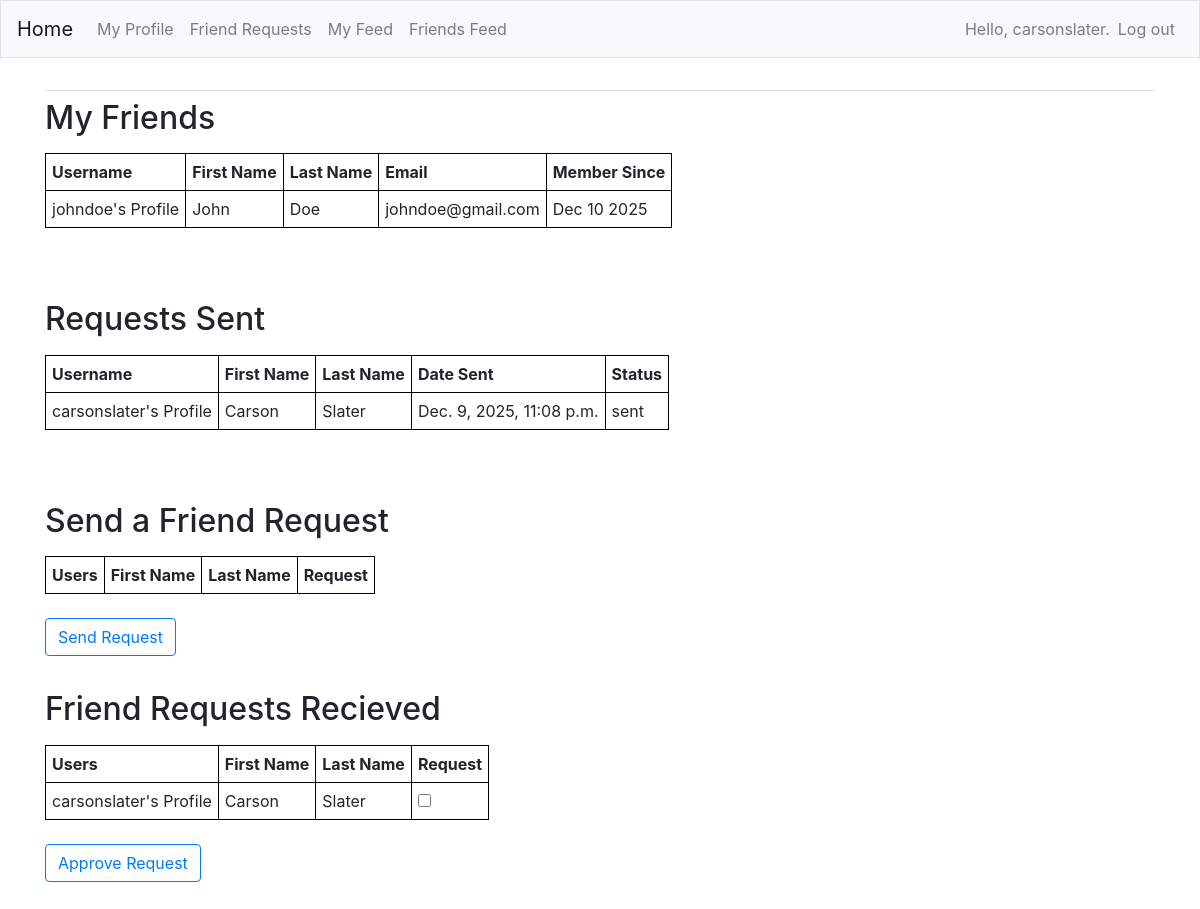
Before: /friends/ (signed in) with the older database file.
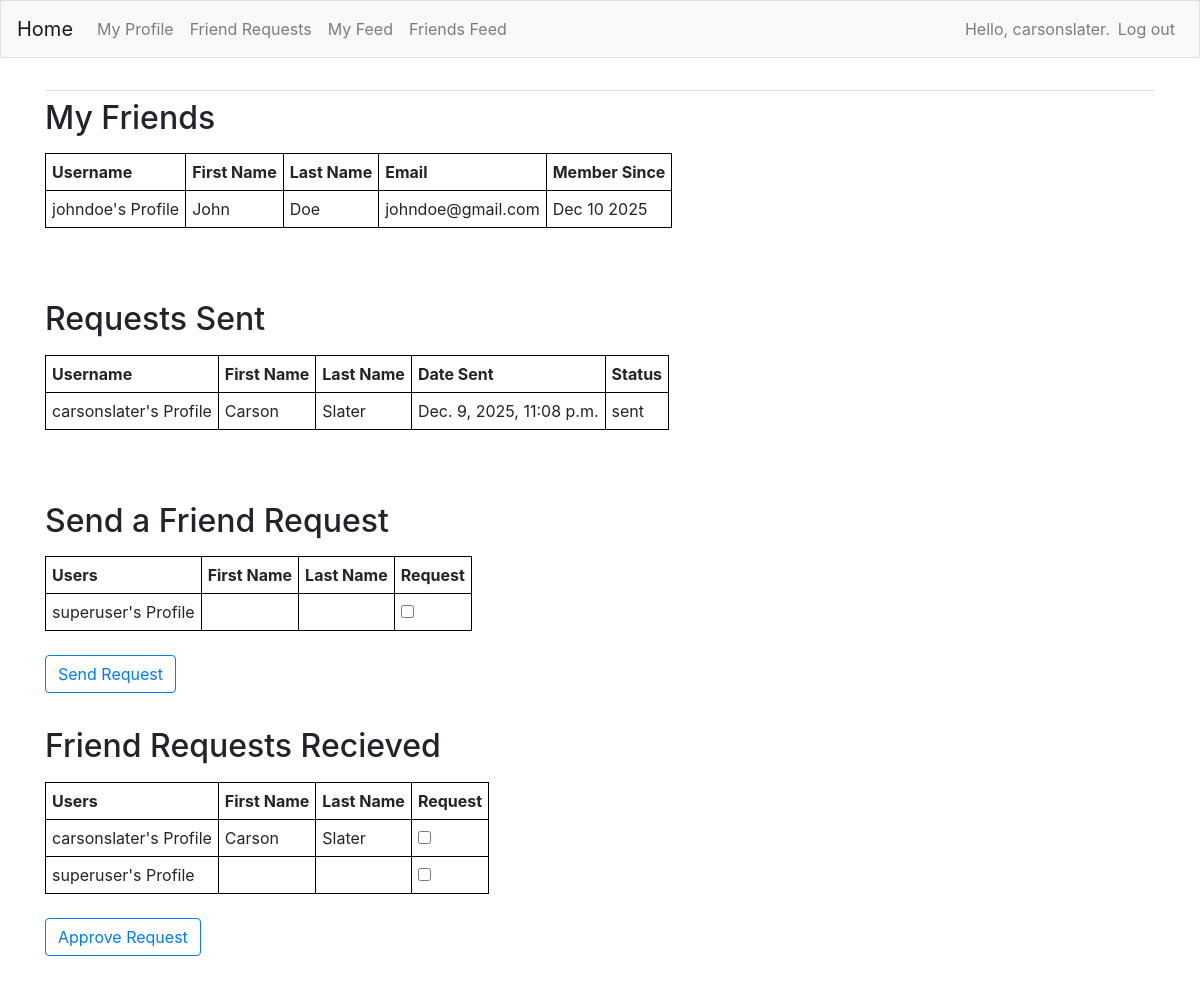
After: the same page with the newer database file.
### FeedApp/models.py (models this page shows)
class Profile(models.Model):
    first_name = models.CharField(max_length=200, blank=True)
    last_name = models.CharField(max_length=200, blank=True)
    email = models.EmailField(max_length=300, blank=True)
    dob = models.DateField(null=True, blank=True)
    bio = models.TextField(blank=True)
    user = models.OneToOneField(User, on_delete=models.CASCADE)
    friends = models.ManyToManyField(User, blank=True, related_name="friends")
    created = models.DateTimeField(auto_now_add=True)
    updated = models.DateTimeField(auto_now=True)
    def __str__(self):
        return f"{self.user.username}'s Profile"

class Relationship(models.Model):
    sender = models.ForeignKey(Profile, on_delete=models.CASCADE, related_name="sender")
    receiver = models.ForeignKey(
        Profile, on_delete=models.CASCADE, related_name="receiver"
    )
    status = models.CharField(max_length=8, choices=STATUS_CHOICES, default="sent")
    created = models.DateTimeField(auto_now_add=True)
    updated = models.DateTimeField(auto_now=True)

### FeedApp/views.py (the view, shortened to what this page needs)
# urls.py: path('friends/', views.friends, name='friends'),
@login_required
def friends(request):
    admin_profile = Profile.objects.get(user=1) # Assuming user ID 1 is admin.
    user_profile, created = Profile.objects.get_or_create(user=request.user)
    user_friends = user_profile.friends.all()
    user_friends_profiles = Profile.objects.filter(user__in=user_friends)
    user_relationships = Relationship.objects.filter(sender=user_profile)
    request_sent_profiles = user_relationships.values('receiver')
    all_profiles = Profile.objects.exclude(user=request.user).exclude(id__in=user_friends_profiles).exclude(id__in=request_sent_profiles)
    request_recieved_profiles = Relationship.objects.filter(receiver=user_profile, status='sent')
    if not user_relationships.exists():
        Relationship.objects.create(sender=user_profile, receiver=admin_profile, status='sent')
    if request.method == 'POST' and request.POST.get("send_requests"):
        receivers = request.POST.getlist("send_requests")
        for receiver in receivers:
            receiver_profile = Profile.objects.get(id=receiver)
            Relationship.objects.create(sender=user_profile, receiver=receiver_profile, status='sent')
        return redirect('FeedApp:friends')
    context = {'user_friends_profiles': user_friends_profiles, 'user_relationships':user_relationships,
               'all_profiles': all_profiles, 'request_recieved_profiles': request_recieved_profiles}
    return render(request, 'FeedApp/friends.html', context)

### FeedApp/templates/FeedApp/friends.html (shortened to what this page needs)
{% extends "FeedApp/base.html" %}
{% load bootstrap4 %}
{% block content %}
<h2>
    <p>My Friends</p>
</h2>
<table>
    <tr>
        <th>Username</th>
        <th>First Name</th>
        <th>Last Name</th>
        <th>Email</th>
        <th>Member Since</th>
    </tr>
    {% for friend in user_friends_profiles %}
    <tr>
        <td>{{friend}}</td>
        <td>{{friend.first_name}}</td>
        <td>{{friend.last_name}}</td>
        <td>{{friend.email}}</td>
        <td>{{friend.created|date:"M d Y"}}</td>
    </tr>
    {% endfor %}
</table>
<br><br><br>
<h2>
    <p>Requests Sent</p>
</h2>
<table>
    <tr>
        <th>Username</th>
        <th>First Name</th>
        <th>Last Name</th>
        <th>Date Sent</th>
        <th>Status</th>
    </tr>
    {% for r in user_relationships %}
    <tr>
        <td>{{r.receiver}}</td>
        <td>{{r.receiver.first_name}}</td>
        <td>{{r.receiver.last_name}}</td>
        <td>{{r.receiver.created}}</td>
        <td>{{r.status}}</td>
    </tr>
    {% endfor %}
</table>
<br><br><br>
<h2>
    <p>Send a Friend Request</p>
</h2>
<form action="{% url 'FeedApp:friends' %}" method="POST">
    <table>
        <tr>
            <th>Users</th>
            <th>First Name</th>
            <th>Last Name</th>
            <th>Request</th>
        </tr>
        {% for profile in all_profiles %}
        <tr>
            <td>{{profile}}</td>
            <td>{{profile.first_name}}</td>
            <td>{{profile.last_name}}</td>
            <td><input type="checkbox" name="send_requests" value="{{profile.id}}"></td>
        </tr>
        {% endfor %}
    </table>
    <br>
    <button type="submit" class="btn btn-outline-primary" style="float: left;">Send Request</button>
</form>
<br><br><br>
<h2>
    <p>Friend Requests Recieved</p>
</h2>
<form action="{% url 'FeedApp:friends' %}" method="POST">
    <table>
        <tr>
            <th>Users</th>
            <th>First Name</th>
            <th>Last Name</th>
            <th>Request</th>
        </tr>
        {% for rr in request_recieved_profiles %}
        <tr>
            <td>{{rr.sender}}</td>
            <td>{{rr.sender.first_name}}</td>
            <td>{{rr.sender.last_name}}</td>
            <td><input type="checkbox" name="recieve_requests" value="{{rr.id}}"></td>
        </tr>
        {% endfor %}
    </table>
    <br>
    <button type="submit" class="btn btn-outline-primary" style="float: left;">Approve Request</button>
    <br><br><br><br>
</form>
{% endblock content %}

Changed rows visible on the page:
added Profile: user.username "superuser's Profile", shown under "Send a Friend Request"
added Relationship: sender "superuser's Profile", shown under "Friend Requests Recieved"
